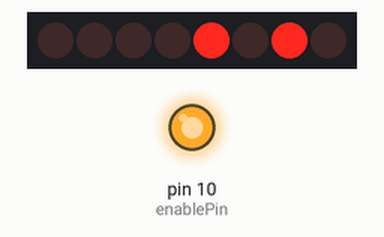
Simulated run of this sketch. Board: Arduino Uno, built with avr-gcc and run on an emulated ATmega328P. Shown: 8 shift-register outputs drawn as a row of LEDs (first output left, lit = HIGH), output pins drawn as LEDs (lit = HIGH). Wiring (inferred from the names in the program): shift register (74HC595): data pin 11; shift clock pin 13; MR pin 12. Wiring (inferred from the signals the program sends): row of LEDs: on Q0, Q1, Q2, Q3, Q4, Q5, Q6, Q7. Pins used as bus, display or sensor lines are not drawn.

Above: at 0.3 s.
Timing chart, 0 to 1.8 s (numbered marks = the images above):
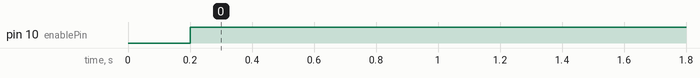

Measured:
- by itself, pin 10 (enablePin): LOW → HIGH at 0.20 s

The sketch:

shift1.ino
```cpp
uint8_t pause = 200;
uint8_t clkPin = 13;
uint8_t clearPin = 12;
uint8_t dataPin = 11;
uint8_t enablePin = 10;

byte data = 0xA;

bool done = false;
void setup() {
  Serial.begin(9600);
  pinMode(clkPin, OUTPUT);
  pinMode(clearPin, OUTPUT);
  pinMode(dataPin, OUTPUT);
  pinMode(enablePin, OUTPUT);
  disableShiftOutput();
  clearShiftRegister();
}

void loop() {
  if (!done) {
    sendData();
    done = true;
  }
  delay(pause);
}

void sendData() {
  disableShiftOutput();
  setDataToShiftRegister();
  enableShiftOutput();
}


void setDataToShiftRegister() {
  shiftOut(dataPin, clkPin, LSBFIRST, data);
}

void enableShiftOutput() {
  digitalWrite(enablePin, HIGH);
}

void disableShiftOutput() {
  digitalWrite(enablePin, LOW);
}

void clearShiftRegister() {
  digitalWrite(clearPin, LOW);
  delay(pause);
  digitalWrite(clearPin, HIGH);
}
```
